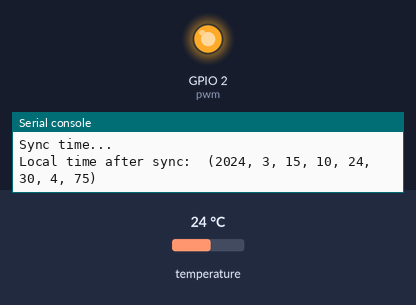
Simulated run of this program. Board: ESP32 board running MicroPython. Shown: output pins drawn as LEDs (lit = HIGH), the last lines printed to the serial console. Inputs (shaded band) come from the test bench; at power-on: temperature 24 °C. The clock reads 2024-03-15 10:24:30 at power-on unless the program sets it; files the program writes start out absent; deep sleep restarts the program when it ends.

Above: at 0.4 s.
At 70.7 s:
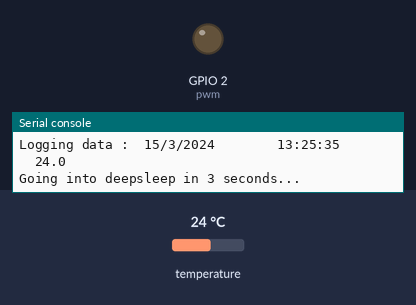
Timing chart, 0 to 72.2 s (numbered marks = the images above):
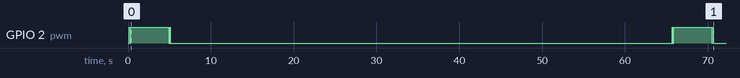

The program:

temp_logger_V0.1.py
```python
import utime
import machine
import onewire, ds18x20
import ntptime

def blink_pwm():
    pwm = machine.PWM(machine.Pin(2))
    pwm.duty(512)
    pwm.freq(1)

def blink():
    pin = machine.Pin(2, machine.Pin.OUT)
    pin.off()
    utime.sleep_ms(100)
    pin.on()
    utime.sleep_ms(100)
    pin.off()
    utime.sleep_ms(100)
    pin.on()

ntptime.host = "pool.ntp.org"

try:
    print('Sync time...')
    ntptime.settime()
    print("Local time after sync: ", str(utime.localtime()))
    blink()
except:
    blink_pwm()


# the device is on GPIO12
dat = machine.Pin(12)

# create the onewire object
ds = ds18x20.DS18X20(onewire.OneWire(dat))

# scan for devices on the bus
def device():
    roms = ds.scan()
    print('found devices:', roms)
# nr time the temperature
def temp(nr=1):
    roms = ds.scan()
    # loop nr times and print all temperatures
    for i in range(nr):
        print('temperature:', end=' ')
        ds.convert_temp()
        utime.sleep_ms(750)
        for rom in roms:
            print(ds.read_temp(rom), end=' ')
        print()

def read_temp():
    roms = ds.scan()
    ds.convert_temp()
    utime.sleep_ms(750)
    tempC = ds.read_temp(roms[0])
    return tempC

def get_date():
    date = utime.localtime(utime.time() + 3*60*60)
    date_= str(date[2])+"/"+str(date[1])+"/"+str(date[0])
    return date_

def get_time():
    date = utime.localtime(utime.time() + 3*60*60)
    time_= str(date[3])+":"+str(date[4])+":"+str(date[5])
    return time_

def log_tempC():
    #get temperature reading
    a = read_temp()

    #get time
    log_time = get_time()

    #get date
    log_date = get_date()

    #log string
    temp_log=log_date+" "+log_time+" "+ str(a)

    #write log to file
    f = open('data.txt', 'a')
    f.write(temp_log+'\n')
    f.close()

def deep_sleep(msecs):
  #configure RTC.ALARM0 to be able to wake the device
  rtc = machine.RTC()
  rtc.irq(trigger=rtc.ALARM0, wake=machine.DEEPSLEEP)
  # set RTC.ALARM0 to fire after Xmilliseconds, waking the device
  rtc.alarm(rtc.ALARM0, msecs)
  #put the device to sleep
  machine.deepsleep()


a=get_date()
b=get_time()
c=read_temp()
print("Logging data : " ,a,"      ",b,"      ",c)
log_tempC()
print("Going into deepsleep in 3 seconds...")
utime.sleep(3)
blink()
deep_sleep(60000)
```

Measured:
- by itself, GPIO 2 (pwm): LOW → HIGH at 0.16 s, → LOW 0.10 s later, → HIGH 0.10 s later, → LOW 4.6 s later, … (12 changes in this stretch)
